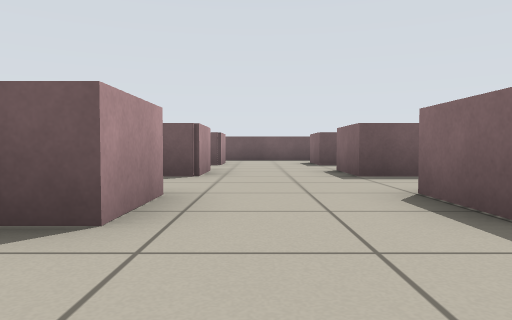
view 1 (above)

24 first-person views from a walk through a robot-simulator world made for Stage. The camera is 0.44 m above the floor, tilts 2° down and sees 70° across. The lines on the ground mark 1 m squares. The floor is counted in squares, 1 m on a side. Each view is taken from the middle of a square. On the plan, view 1 faces up. The plan holds only what a view shows up to about 9 squares ahead; the rest is blank. Robots are left out.

view 2
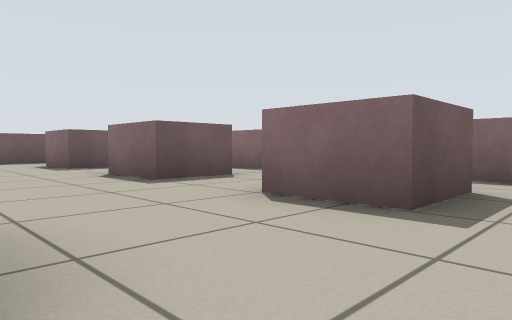

view 3
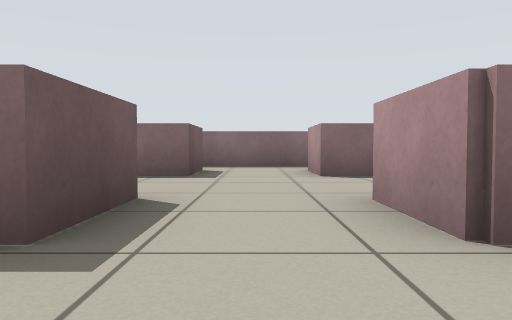

view 4
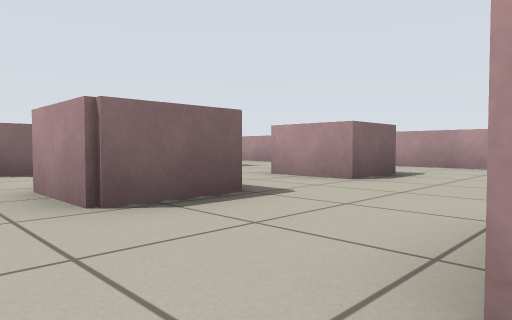

view 5
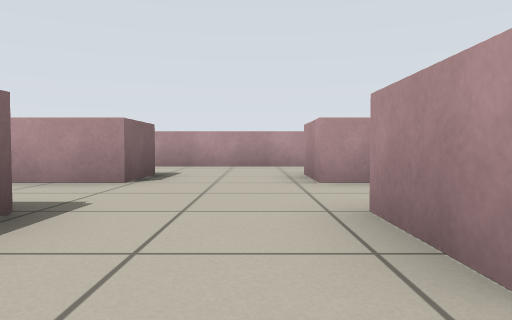

view 6
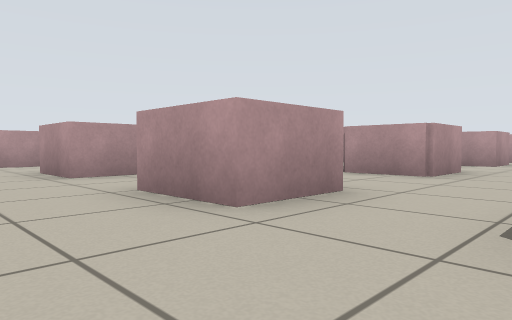

view 7
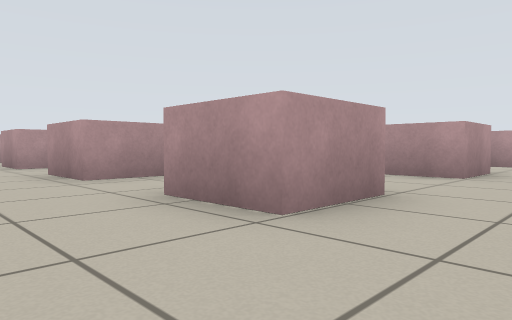

view 8
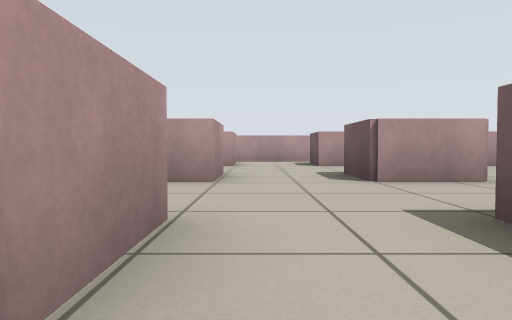

view 9
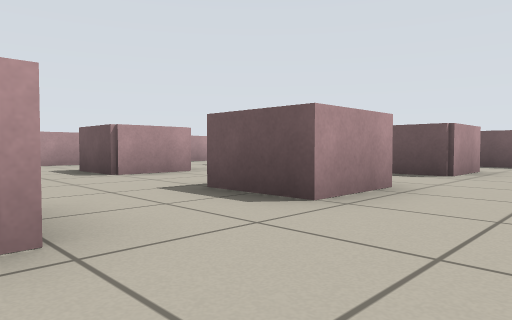

view 10
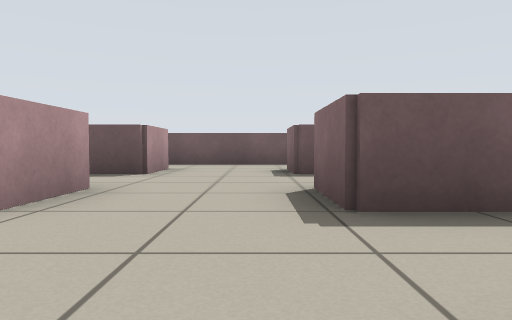

view 11
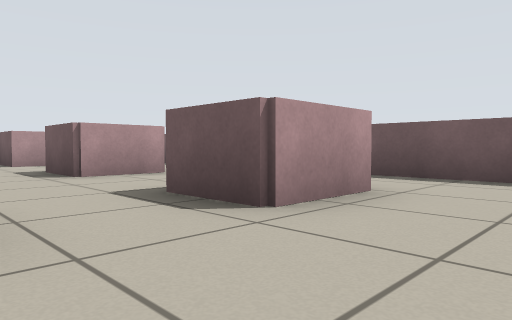

view 12
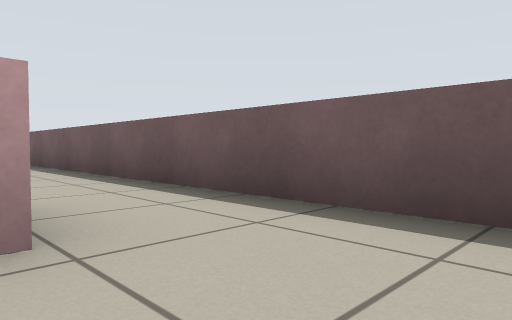

view 13
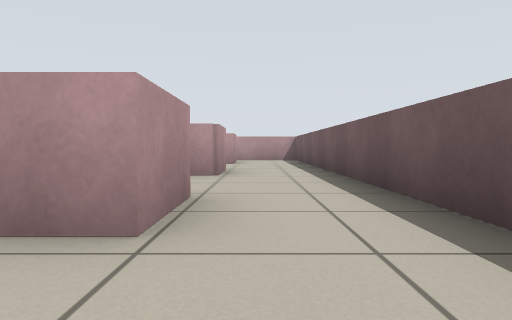

view 14
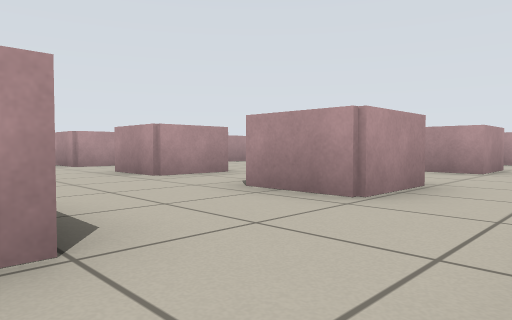

view 15
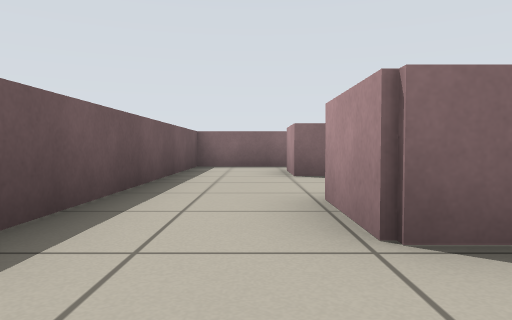

view 16
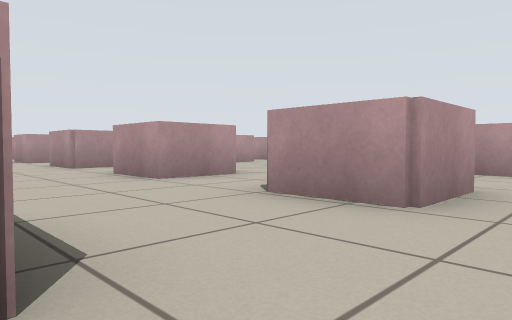

view 17
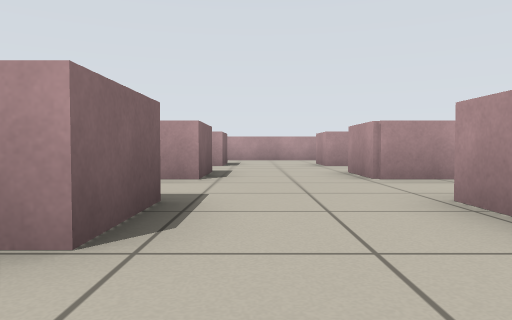

view 18
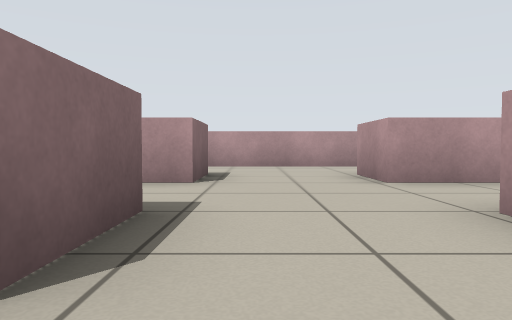

view 19
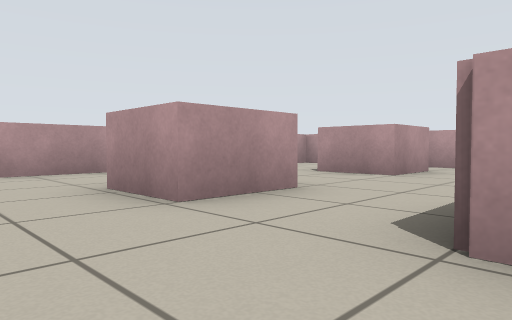

view 20
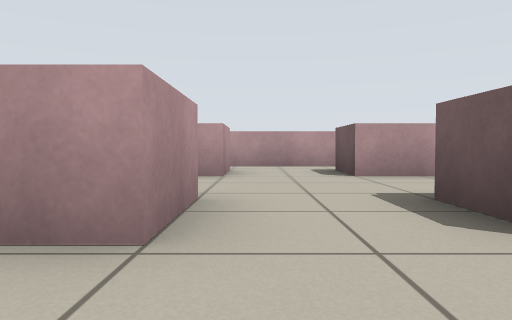

view 21
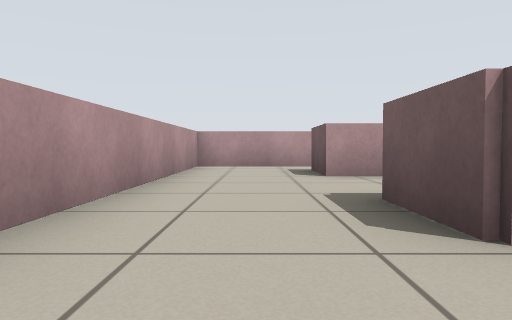

view 22
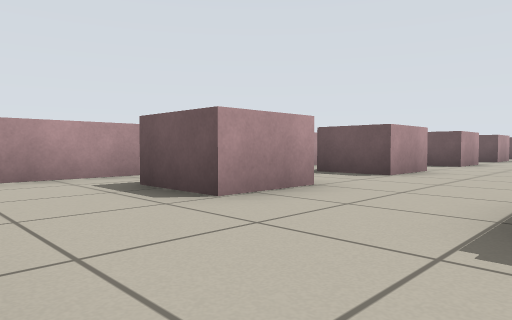

view 23
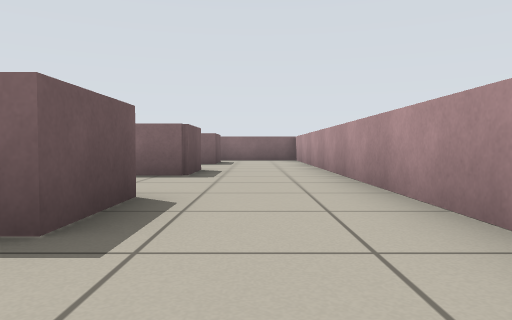

view 24
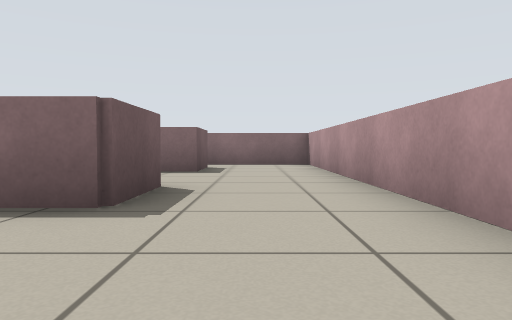

### Floor plan
Ten units are one square. View 1 is at (0, 0); x grows to the right and y downward. Boxes are objects, and circles mark ways between rooms. Rooms are numbered by the first view taken in them; rooms with no view inside come last. Other rooms are left out.
<svg viewBox="-158 -128 206 206">
<path fill="none" stroke="#000" d="M15 9 15 0 30 0M30 -20 15 -20 15 -35M-9 -35 -9 -20M-48 0 -48 15M-9 -20 -25 -20M-24 15 -24 0 -9 0M-48 -35 -48 -20M-62 -20 -62 -35M-86 0 -86 15M-62 15 -62 0 -48 0M-86 -35 -86 -20M-19 -35 -9 -35M-9 -55 -24 -55M-48 -70 -48 -55M-9 -89 -24 -89 -24 -104M-24 -55 -24 -70 -9 -70M-48 -104 -48 -89M-24 -104 -9 -104M-4 -123 -46 -123M15 -104 29 -104M43 -123 -4 -123M-86 -70 -86 -55M-48 -89 -62 -89M-86 -104 -86 -89M-62 -35 -48 -35M-48 -55 -62 -55M-62 35 -48 35M-86 73 -44 73M-48 49 -62 49 -62 35M-86 35 -86 49M-126 73 -86 73M-86 49 -101 49M-125 35 -125 49M-101 0 -86 0M-125 0 -125 15M-125 -35 -125 -20M-44 73 -5 73M-9 49 -24 49 -24 35M-48 35 -48 49M-5 73 40 73M30 49 15 49 15 42M24 -89 15 -89 15 -104M-9 -70 -9 -55M15 -55 15 -70M-9 -104 -9 -89M-101 -70 -86 -70M-125 -69 -125 -55M-125 -96 -125 -89M-86 -89 -101 -89M-125 49 -140 49M-153 34 -153 73 -126 73M-102 35 -86 35M-91 15 -101 15M-101 -35 -86 -35M-86 -55 -101 -55M-100 -104 -86 -104M-86 -123 -130 -123M-62 -104 -48 -104M-46 -123 -86 -123M-24 35 -9 35M-140 35 -125 35M-125 15 -140 15M-153 -5 -153 34M30 -55 15 -55M43 -102 43 -123"/>
<circle cx="-15" cy="-10" r="3" fill="#2a7"/>
<circle cx="5" cy="-25" r="3" fill="#2a7"/>
<circle cx="-55" cy="-10" r="3" fill="#2a7"/>
<circle cx="-35" cy="-25" r="3" fill="#2a7"/>
<circle cx="-35" cy="5" r="3" fill="#2a7"/>
<circle cx="-75" cy="-25" r="3" fill="#2a7"/>
<circle cx="-75" cy="5" r="3" fill="#2a7"/>
<circle cx="-95" cy="-10" r="3" fill="#2a7"/>
<circle cx="-35" cy="-65" r="3" fill="#2a7"/>
<circle cx="-55" cy="-45" r="3" fill="#2a7"/>
<circle cx="-15" cy="-45" r="3" fill="#2a7"/>
<circle cx="-35" cy="-95" r="3" fill="#2a7"/>
<circle cx="-55" cy="-80" r="3" fill="#2a7"/>
<circle cx="-15" cy="-80" r="3" fill="#2a7"/>
<circle cx="-15" cy="-115" r="3" fill="#2a7"/>
<circle cx="-55" cy="-115" r="3" fill="#2a7"/>
<circle cx="5" cy="-95" r="3" fill="#2a7"/>
<circle cx="25" cy="-115" r="3" fill="#2a7"/>
<circle cx="-75" cy="-65" r="3" fill="#2a7"/>
<circle cx="-95" cy="-80" r="3" fill="#2a7"/>
<circle cx="-75" cy="-95" r="3" fill="#2a7"/>
<circle cx="-95" cy="-45" r="3" fill="#2a7"/>
<circle cx="-75" cy="45" r="3" fill="#2a7"/>
<circle cx="-95" cy="25" r="3" fill="#2a7"/>
<circle cx="-55" cy="25" r="3" fill="#2a7"/>
<circle cx="-95" cy="65" r="3" fill="#2a7"/>
<circle cx="-55" cy="65" r="3" fill="#2a7"/>
<circle cx="-135" cy="65" r="3" fill="#2a7"/>
<circle cx="-115" cy="45" r="3" fill="#2a7"/>
<circle cx="-115" cy="5" r="3" fill="#2a7"/>
<circle cx="-115" cy="-25" r="3" fill="#2a7"/>
<circle cx="-15" cy="65" r="3" fill="#2a7"/>
<circle cx="-35" cy="45" r="3" fill="#2a7"/>
<circle cx="5" cy="-65" r="3" fill="#2a7"/>
<circle cx="-115" cy="-65" r="3" fill="#2a7"/>
<circle cx="-115" cy="-95" r="3" fill="#2a7"/>
<circle cx="-150" cy="45" r="3" fill="#2a7"/>
<circle cx="-135" cy="25" r="3" fill="#2a7"/>
<circle cx="-95" cy="-115" r="3" fill="#2a7"/>
<text x="10" y="-10">1</text>
<text x="-30" y="-10">2</text>
<text x="-70" y="-10">3</text>
<text x="-30" y="-50">4</text>
<text x="-30" y="-80">5</text>
<text x="-30" y="-120">6</text>
<text x="10" y="-120">7</text>
<text x="-70" y="-80">8</text>
<text x="-70" y="-50">9</text>
<text x="-70" y="20">10</text>
<text x="-70" y="60">11</text>
<text x="-110" y="60">12</text>
<text x="-110" y="-10">13</text>
<text x="-30" y="60">14</text>
<text x="10" y="60">15</text>
<text x="10" y="-80">16</text>
<text x="-110" y="-80">17</text>
<text x="-140" y="60">18</text>
<text x="-110" y="20">19</text>
<text x="-110" y="-50">20</text>
<text x="-110" y="-120">21</text>
<text x="-70" y="-120">22</text>
<text x="-30" y="20">23</text>
<text x="-140" y="20">24</text>
<text x="10" y="-50">25</text>
<text x="40" y="-120">26</text>
</svg>
Room 1 opens to room 2. Room 1 opens to room 25. Room 2 opens to room 3. Room 2 opens to room 4. Room 2 opens to room 23. Room 3 opens to room 9. Room 3 opens to room 10. Room 3 opens to room 13. Room 4 opens to room 5. Room 4 opens to room 9. Room 4 opens to room 25. Room 5 opens to room 6. Room 5 opens to room 8. Room 5 opens to room 16. Room 6 opens to room 7. Room 6 opens to room 22. Room 7 opens to room 16. Room 7 opens to room 26. Room 8 opens to room 9. Room 8 opens to room 17. Room 8 opens to room 22. Room 9 opens to room 20. Room 10 opens to room 11. Room 10 opens to room 19. Room 10 opens to room 23. Room 11 opens to room 12. Room 11 opens to room 14. Room 12 opens to room 18. Room 12 opens to room 19. Room 13 opens to room 19. Room 13 opens to room 20. Room 14 opens to room 15. Room 14 opens to room 23. Room 16 opens to room 25. Room 17 opens to room 20. Room 17 opens to room 21. Room 18 opens to room 24. Room 19 opens to room 24. Room 21 opens to room 22.

Where each view was taken, in squares from view 1:
view 1: 0 up, 0 right, facing up
view 2: 1 up, 1 left, facing up-right
view 3: 1 up, 4 left, facing right
view 4: 1 up, 5 left, facing down-right
view 5: 1 up, 4 left, facing down
view 6: 2 up, 3 left, facing down-left
view 7: 5 up, 3 left, facing down-left
view 8: 4 up, 4 left, facing left
view 9: 3 up, 3 left, facing up-left
view 10: 3 up, 3 left, facing up
view 11: 7 up, 3 left, facing up-left
view 12: 10 up, 3 left, facing up-left
view 13: 11 up, 3 left, facing left
view 14: 12 up, 2 right, facing down-left
view 15: 11 up, 4 left, facing right
view 16: 8 up, 6 left, facing down-left
view 17: 5 up, 7 left, facing down
view 18: 1 up, 7 left, facing down
view 19: 1 down, 7 left, facing down-left
view 20: 3 down, 7 left, facing left
view 21: 6 down, 7 left, facing left
view 22: 7 down, 10 left, facing up-left
view 23: 6 down, 8 left, facing right
view 24: 6 down, 5 left, facing right
